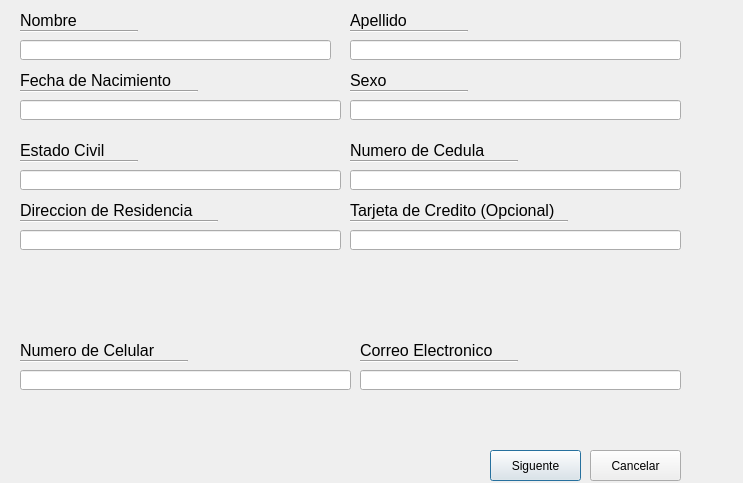
<?xml version="1.0" encoding="UTF-8"?>
<ui version="4.0">
 <class>registrarse</class>
 <widget class="QDialog" name="registrarse">
  <property name="geometry">
   <rect>
    <x>0</x>
    <y>0</y>
    <width>743</width>
    <height>483</height>
   </rect>
  </property>
  <property name="windowTitle">
   <string>Registro</string>
  </property>
  <property name="windowIcon">
   <iconset>
    <normaloff>../Iconos/Registrarse.png</normaloff>../Iconos/Registrarse.png</iconset>
  </property>
  <widget class="QLabel" name="label_1Nombre">
   <property name="geometry">
    <rect>
     <x>20</x>
     <y>10</y>
     <width>61</width>
     <height>21</height>
    </rect>
   </property>
   <property name="font">
    <font>
     <pointsize>12</pointsize>
    </font>
   </property>
   <property name="text">
    <string>Nombre</string>
   </property>
  </widget>
  <widget class="QLabel" name="label_2Apellido">
   <property name="geometry">
    <rect>
     <x>350</x>
     <y>10</y>
     <width>61</width>
     <height>21</height>
    </rect>
   </property>
   <property name="font">
    <font>
     <pointsize>12</pointsize>
    </font>
   </property>
   <property name="text">
    <string>Apellido</string>
   </property>
  </widget>
  <widget class="QLabel" name="label_3FechaDeNacimiento">
   <property name="geometry">
    <rect>
     <x>20</x>
     <y>70</y>
     <width>151</width>
     <height>21</height>
    </rect>
   </property>
   <property name="font">
    <font>
     <pointsize>12</pointsize>
    </font>
   </property>
   <property name="text">
    <string>Fecha de Nacimiento</string>
   </property>
  </widget>
  <widget class="QLabel" name="label_4Sexo">
   <property name="geometry">
    <rect>
     <x>350</x>
     <y>70</y>
     <width>151</width>
     <height>21</height>
    </rect>
   </property>
   <property name="font">
    <font>
     <pointsize>12</pointsize>
    </font>
   </property>
   <property name="text">
    <string>Sexo</string>
   </property>
  </widget>
  <widget class="QLabel" name="label_5EstadoCivil">
   <property name="geometry">
    <rect>
     <x>20</x>
     <y>140</y>
     <width>151</width>
     <height>21</height>
    </rect>
   </property>
   <property name="font">
    <font>
     <pointsize>12</pointsize>
    </font>
   </property>
   <property name="text">
    <string>Estado Civil</string>
   </property>
  </widget>
  <widget class="QLabel" name="label_6NumeroDeCedula">
   <property name="geometry">
    <rect>
     <x>350</x>
     <y>140</y>
     <width>151</width>
     <height>21</height>
    </rect>
   </property>
   <property name="font">
    <font>
     <pointsize>12</pointsize>
    </font>
   </property>
   <property name="text">
    <string>Numero de Cedula</string>
   </property>
  </widget>
  <widget class="QLabel" name="label_7DireccionDeResidencia">
   <property name="geometry">
    <rect>
     <x>20</x>
     <y>200</y>
     <width>181</width>
     <height>21</height>
    </rect>
   </property>
   <property name="font">
    <font>
     <pointsize>12</pointsize>
    </font>
   </property>
   <property name="text">
    <string>Direccion de Residencia</string>
   </property>
  </widget>
  <widget class="QLabel" name="label_8TarjetaDeCredito">
   <property name="geometry">
    <rect>
     <x>350</x>
     <y>200</y>
     <width>231</width>
     <height>21</height>
    </rect>
   </property>
   <property name="font">
    <font>
     <pointsize>12</pointsize>
    </font>
   </property>
   <property name="text">
    <string>Tarjeta de Credito (Opcional)</string>
   </property>
  </widget>
  <widget class="QLabel" name="label_9NumeroDeCelular">
   <property name="geometry">
    <rect>
     <x>20</x>
     <y>340</y>
     <width>231</width>
     <height>21</height>
    </rect>
   </property>
   <property name="font">
    <font>
     <pointsize>12</pointsize>
    </font>
   </property>
   <property name="text">
    <string>Numero de Celular</string>
   </property>
  </widget>
  <widget class="QLabel" name="label_10CorreoElectronico">
   <property name="geometry">
    <rect>
     <x>360</x>
     <y>340</y>
     <width>231</width>
     <height>21</height>
    </rect>
   </property>
   <property name="font">
    <font>
     <pointsize>12</pointsize>
    </font>
   </property>
   <property name="text">
    <string>Correo Electronico</string>
   </property>
  </widget>
  <widget class="QLineEdit" name="lineEdit_2Apellido">
   <property name="geometry">
    <rect>
     <x>350</x>
     <y>40</y>
     <width>331</width>
     <height>20</height>
    </rect>
   </property>
  </widget>
  <widget class="QLineEdit" name="lineEdit_3FechaDeNacimiento">
   <property name="geometry">
    <rect>
     <x>20</x>
     <y>100</y>
     <width>321</width>
     <height>20</height>
    </rect>
   </property>
  </widget>
  <widget class="QLineEdit" name="lineEdit_4Sexo">
   <property name="geometry">
    <rect>
     <x>350</x>
     <y>100</y>
     <width>331</width>
     <height>20</height>
    </rect>
   </property>
  </widget>
  <widget class="QLineEdit" name="lineEdit_5EstadoCivil">
   <property name="geometry">
    <rect>
     <x>20</x>
     <y>170</y>
     <width>321</width>
     <height>20</height>
    </rect>
   </property>
  </widget>
  <widget class="QLineEdit" name="lineEdit_6NumeroDeCedula">
   <property name="geometry">
    <rect>
     <x>350</x>
     <y>170</y>
     <width>331</width>
     <height>20</height>
    </rect>
   </property>
  </widget>
  <widget class="QLineEdit" name="lineEdit_7DirecciondeResidencia">
   <property name="geometry">
    <rect>
     <x>20</x>
     <y>230</y>
     <width>321</width>
     <height>20</height>
    </rect>
   </property>
  </widget>
  <widget class="QLineEdit" name="lineEdit_8TarjetaDeCredito">
   <property name="geometry">
    <rect>
     <x>350</x>
     <y>230</y>
     <width>331</width>
     <height>20</height>
    </rect>
   </property>
  </widget>
  <widget class="QLineEdit" name="lineEdit_9NumeroDeCelular">
   <property name="geometry">
    <rect>
     <x>20</x>
     <y>370</y>
     <width>331</width>
     <height>20</height>
    </rect>
   </property>
  </widget>
  <widget class="QLineEdit" name="lineEdit_10CorreoElectronico">
   <property name="geometry">
    <rect>
     <x>360</x>
     <y>370</y>
     <width>321</width>
     <height>20</height>
    </rect>
   </property>
  </widget>
  <widget class="QPushButton" name="pushButton_1Siguiente">
   <property name="geometry">
    <rect>
     <x>490</x>
     <y>450</y>
     <width>91</width>
     <height>31</height>
    </rect>
   </property>
   <property name="text">
    <string>Siguente</string>
   </property>
  </widget>
  <widget class="QPushButton" name="pushButton_2Cancelar">
   <property name="geometry">
    <rect>
     <x>590</x>
     <y>450</y>
     <width>91</width>
     <height>31</height>
    </rect>
   </property>
   <property name="text">
    <string>Cancelar</string>
   </property>
  </widget>
  <widget class="Line" name="line">
   <property name="geometry">
    <rect>
     <x>20</x>
     <y>30</y>
     <width>118</width>
     <height>3</height>
    </rect>
   </property>
   <property name="orientation">
    <enum>Qt::Horizontal</enum>
   </property>
  </widget>
  <widget class="Line" name="line_2">
   <property name="geometry">
    <rect>
     <x>350</x>
     <y>30</y>
     <width>118</width>
     <height>3</height>
    </rect>
   </property>
   <property name="orientation">
    <enum>Qt::Horizontal</enum>
   </property>
  </widget>
  <widget class="Line" name="line_3">
   <property name="geometry">
    <rect>
     <x>20</x>
     <y>90</y>
     <width>118</width>
     <height>3</height>
    </rect>
   </property>
   <property name="orientation">
    <enum>Qt::Horizontal</enum>
   </property>
  </widget>
  <widget class="Line" name="line_4">
   <property name="geometry">
    <rect>
     <x>80</x>
     <y>90</y>
     <width>118</width>
     <height>3</height>
    </rect>
   </property>
   <property name="orientation">
    <enum>Qt::Horizontal</enum>
   </property>
  </widget>
  <widget class="Line" name="line_5">
   <property name="geometry">
    <rect>
     <x>350</x>
     <y>90</y>
     <width>118</width>
     <height>3</height>
    </rect>
   </property>
   <property name="orientation">
    <enum>Qt::Horizontal</enum>
   </property>
  </widget>
  <widget class="Line" name="line_6">
   <property name="geometry">
    <rect>
     <x>20</x>
     <y>160</y>
     <width>118</width>
     <height>3</height>
    </rect>
   </property>
   <property name="orientation">
    <enum>Qt::Horizontal</enum>
   </property>
  </widget>
  <widget class="Line" name="line_7">
   <property name="geometry">
    <rect>
     <x>350</x>
     <y>160</y>
     <width>118</width>
     <height>3</height>
    </rect>
   </property>
   <property name="orientation">
    <enum>Qt::Horizontal</enum>
   </property>
  </widget>
  <widget class="Line" name="line_8">
   <property name="geometry">
    <rect>
     <x>400</x>
     <y>160</y>
     <width>118</width>
     <height>3</height>
    </rect>
   </property>
   <property name="orientation">
    <enum>Qt::Horizontal</enum>
   </property>
  </widget>
  <widget class="Line" name="line_9">
   <property name="geometry">
    <rect>
     <x>20</x>
     <y>220</y>
     <width>118</width>
     <height>3</height>
    </rect>
   </property>
   <property name="orientation">
    <enum>Qt::Horizontal</enum>
   </property>
  </widget>
  <widget class="Line" name="line_10">
   <property name="geometry">
    <rect>
     <x>100</x>
     <y>220</y>
     <width>118</width>
     <height>3</height>
    </rect>
   </property>
   <property name="orientation">
    <enum>Qt::Horizontal</enum>
   </property>
  </widget>
  <widget class="Line" name="line_11">
   <property name="geometry">
    <rect>
     <x>350</x>
     <y>220</y>
     <width>118</width>
     <height>3</height>
    </rect>
   </property>
   <property name="orientation">
    <enum>Qt::Horizontal</enum>
   </property>
  </widget>
  <widget class="Line" name="line_12">
   <property name="geometry">
    <rect>
     <x>450</x>
     <y>220</y>
     <width>118</width>
     <height>3</height>
    </rect>
   </property>
   <property name="orientation">
    <enum>Qt::Horizontal</enum>
   </property>
  </widget>
  <widget class="Line" name="line_15">
   <property name="geometry">
    <rect>
     <x>20</x>
     <y>360</y>
     <width>118</width>
     <height>3</height>
    </rect>
   </property>
   <property name="orientation">
    <enum>Qt::Horizontal</enum>
   </property>
  </widget>
  <widget class="Line" name="line_16">
   <property name="geometry">
    <rect>
     <x>70</x>
     <y>360</y>
     <width>118</width>
     <height>3</height>
    </rect>
   </property>
   <property name="orientation">
    <enum>Qt::Horizontal</enum>
   </property>
  </widget>
  <widget class="Line" name="line_17">
   <property name="geometry">
    <rect>
     <x>360</x>
     <y>360</y>
     <width>118</width>
     <height>3</height>
    </rect>
   </property>
   <property name="orientation">
    <enum>Qt::Horizontal</enum>
   </property>
  </widget>
  <widget class="Line" name="line_18">
   <property name="geometry">
    <rect>
     <x>400</x>
     <y>360</y>
     <width>118</width>
     <height>3</height>
    </rect>
   </property>
   <property name="orientation">
    <enum>Qt::Horizontal</enum>
   </property>
  </widget>
  <widget class="QLineEdit" name="lineEdit_1Nombre">
   <property name="geometry">
    <rect>
     <x>20</x>
     <y>40</y>
     <width>311</width>
     <height>20</height>
    </rect>
   </property>
  </widget>
 </widget>
 <tabstops>
  <tabstop>lineEdit_1Nombre</tabstop>
  <tabstop>lineEdit_2Apellido</tabstop>
  <tabstop>lineEdit_3FechaDeNacimiento</tabstop>
  <tabstop>lineEdit_4Sexo</tabstop>
  <tabstop>lineEdit_5EstadoCivil</tabstop>
  <tabstop>lineEdit_6NumeroDeCedula</tabstop>
  <tabstop>lineEdit_7DirecciondeResidencia</tabstop>
  <tabstop>lineEdit_8TarjetaDeCredito</tabstop>
  <tabstop>lineEdit_9NumeroDeCelular</tabstop>
  <tabstop>lineEdit_10CorreoElectronico</tabstop>
  <tabstop>pushButton_1Siguiente</tabstop>
  <tabstop>pushButton_2Cancelar</tabstop>
 </tabstops>
 <resources/>
 <connections>
  <connection>
   <sender>pushButton_2Cancelar</sender>
   <signal>clicked()</signal>
   <receiver>registrarse</receiver>
   <slot>close()</slot>
   <hints>
    <hint type="sourcelabel">
     <x>620</x>
     <y>472</y>
    </hint>
    <hint type="destinationlabel">
     <x>612</x>
     <y>306</y>
    </hint>
   </hints>
  </connection>
  <connection>
   <sender>pushButton_1Siguiente</sender>
   <signal>clicked()</signal>
   <receiver>registrarse</receiver>
   <slot>hide()</slot>
   <hints>
    <hint type="sourcelabel">
     <x>526</x>
     <y>471</y>
    </hint>
    <hint type="destinationlabel">
     <x>524</x>
     <y>282</y>
    </hint>
   </hints>
  </connection>
 </connections>
</ui>
